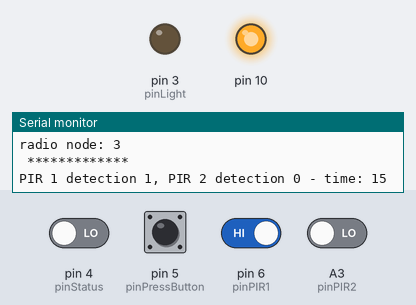
A sketch run on a simulated Arduino Nano, built with avr-gcc and run on an emulated ATmega328P. Parts: output pins drawn as LEDs (lit = HIGH), the last lines printed to the serial monitor. The test bench sets the inputs (shaded band); at power-on: pin 5 (pinPressButton), pin 6 (pinPIR1) HIGH, A3 (pinPIR2), pin 4 (pinStatus) LOW. No radio packets arrive unless stated.

Above: at 1.2 s.
1.3 s: A3 (pinPIR2) driven HIGH
At 2.5 s:
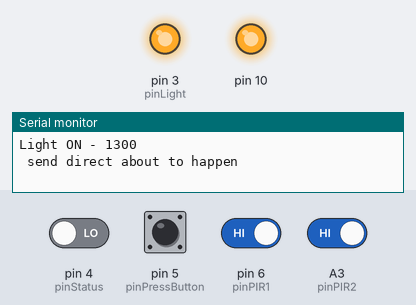
2.8 s: pin 5 (pinPressButton) pulled LOW for 0.15 s
At 3.6 s:
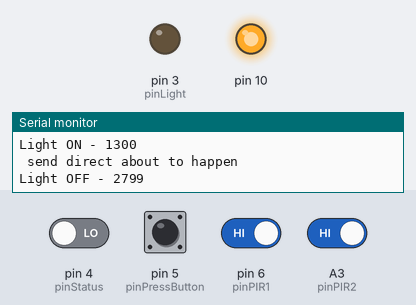
Timing chart, 0 to 5.8 s (numbered marks = the images above; inputs shaded):
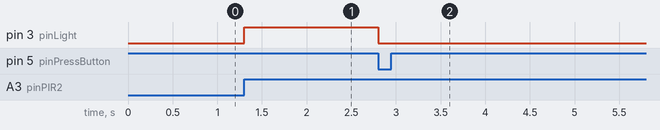

The sketch:

rf_pir_relays_switch.ino
```cpp
/*
 * Nano with external RF module, PIR sensor, switch bistable relays
 */

#include "networking.h"
#include <SPI.h>

// #########################################################

#define pinPIR1 6        // PIR pin connection
#define pinPIR2 A3       // PIR pin connection
#define pinLight 3       // light driver pin
#define pinStatus 4      // check relays position

#define pinPressButton 5 // light off button
//#define pinDetection 7   // light off button

unsigned long runningtime = 0;
unsigned long lighttime = 0;

void changelight(){
    digitalWrite(pinLight, HIGH);
    delay(500);
    digitalWrite(pinLight, LOW);
}

int statuslight(){
    return digitalRead(pinStatus);
}

void setLight(bool LightOn){
  int cursttat = statuslight();
  if (LightOn){
    digitalWrite(pinLight, HIGH);
    // if (cursttat == HIGH){
    //   changelight();
    //   delay(1000);
    // }
  }
  else {
    digitalWrite(pinLight, LOW);
    // if (cursttat == HIGH){
    //   changelight();
    //   delay(1000);
    // }
  }
  //return statuslight();
}

void switchlight(bool plightON, bool plightOFF){
  static int lightstatus = 0;
  if(plightON && plightOFF){
    if (lightstatus != 1) {
      Serial.println(F("ERROR: Light ON OFF"));
    }
    lightstatus = 1;
  }
  if(plightON){
    if (lightstatus != 2) {
      Serial.print(F("Light ON - "));
      setLight(true);
      lighttime = millis();
      Serial.println(lighttime);
    }
    lightstatus = 2;
  }
  if(plightOFF){
    if (lightstatus != 3) {
      Serial.print(F("Light OFF - "));
      setLight(false);
      Serial.println(millis());
    }
    lightstatus = 3;
  }
}

void setup() {
  Serial.begin(115200);
  Serial.println(F(" ***** <> *****"));
  Serial.print(__FILE__);
  Serial.print(F(", creation/build time: "));
  Serial.println(__TIMESTAMP__);
  Serial.flush();
  Serial.println(F(" *************>>"));

  pinMode(pinPIR1, INPUT);
  pinMode(pinPIR2, INPUT);
  pinMode(pinLight, OUTPUT);
  pinMode(pinPressButton, INPUT_PULLUP);

  SPI.begin();
  radio.begin();
  radio.setPALevel(RF24_PA_MIN, 0); // RF24_PA_MIN=-18dBm, RF24_PA_LOW=-12dBm, RF24_PA_MED=-6dBM, and RF24_PA_HIGH=0dBm.
  network.begin(radioChannel, this_node); // (channel, node address)
  radio.setDataRate(RF24_250KBPS); // (RF24_2MBPS);

  Serial.print(F("radio node: "));
  Serial.println(this_node);
  Serial.println(F(" *************"));
  Serial.flush();
  //if(!radio.testRPD()) // detect carrier?
  //radio.printDetails();
}

bool sendDirect = false;
unsigned int readaction = 0;
unsigned int writeaction = 0;
bool lightON = false;
bool lightOFF = false;
int pirstatus1 = LOW;
int rempirstatus1 = 2;
int pirstatus2 = LOW;
int rempirstatus2 = 2;


void loop() {

  network.update();

  runningtime = millis();
  if (lighttime > 0){
    if (runningtime - lighttime > 20000){ // 20 seconds
      lightON = false;
      lightOFF = true;
    }
  }

  if(sendDirect){
    Serial.println(F(" send direct about to happen"));
  }
  else {
    // Receive a message from base if available
    readaction = receiveRFnetwork();
    if(readaction > 0){
      if(rdata1 == 0x5aa55aa5){
        lightON = true;
        lightOFF = false;
      }
      if(rdata1 == 0x12345678){
        lightON = false;
        lightOFF = true;
      }
    }
  }

  // // Send to the base node every x seconds or immediate
  // writeaction = transmitRFnetwork(sendDirect);
  sendDirect = false;

  // if (writeaction > 10)
  // {
  //   sendDirect = false;
  //   delay(5000);
  // }

  pirstatus1 = digitalRead(pinPIR1);
  pirstatus2 = digitalRead(pinPIR2);
  if ((pirstatus1 != rempirstatus1)||(pirstatus2 != rempirstatus2)){
    rempirstatus1 = pirstatus1;
    rempirstatus2 = pirstatus2;

    Serial.print(F("PIR 1 detection "));
    Serial.print(pirstatus1);
    Serial.print(F(", PIR 2 detection "));
    Serial.print(pirstatus2);
    Serial.print(F(" - time: "));
    Serial.println(runningtime);
    if ((pirstatus1 == HIGH)&&(pirstatus2 == HIGH)){
      lightON = true;
      lightOFF = false;
      tdata1 = 0xff;
      sendDirect = true;
    }
  }

  if (digitalRead(pinPressButton) == LOW){ // no debounce necessary here
    lightON = false;
    lightOFF = true;
  }

  switchlight(lightON, lightOFF);

}
```

networking.h
```cpp
/*
 * RF24 networking 'library'
 */

#include "RF24Network.h"
#include "RF24.h"

//===== Radio =====//

const uint16_t this_node = 03; // Address of this node in Octal format (04, 031, etc.)
const uint16_t base_node = 00; // Address of the base node in Octal format

#define radioChannel 96

/**** Configure the nrf24l01 CE and CSN pins ****/
// for the NANO with onboard RF24 module:
// RF24 radio(10, 9); // nRF24L01 (CE, CSN)
// for the UNO/NANO with external RF24 module:
//RF24 radio(8, 7); // nRF24L01 (CE, CSN)

#define CE_PIN 8
#define CSN_PIN 7
RF24 radio(CE_PIN, CSN_PIN); // nRF24L01 (CE, CSN)
RF24Network network(radio); // Include the radio in the network

const uint16_t wrappingcounter = 255;

unsigned long const keywordval_02 = 0xcdabfedc;
unsigned long const keywordval_03 = 0xabcdfedc;

unsigned long updatecounter(unsigned long countval, unsigned long wrapping=wrappingcounter){
  // countval++;
  // if (countval > wrapping) countval = 1;
  countval >= wrapping ? countval=1 : countval++;
  return countval;
}

// max 32 bytes can be in the FIFO of the nRF24L01
// that means maximum 8 data items of unsigned long
struct network_payload {
  unsigned long keyword;
  unsigned long counter;
  unsigned long timing;
  unsigned long data1;
  unsigned long data2;
  unsigned long data3;
  unsigned long data4;
  unsigned long data5;
};

unsigned long rdata1 = 0;
unsigned long rdata2 = 0;
unsigned long rdata3 = 0;
unsigned long rdata4 = 0;
unsigned long rdata5 = 0;

unsigned long tdata1 = 0;
unsigned long tdata2 = 0;
unsigned long tdata3 = 0;
unsigned long tdata4 = 0;
unsigned long tdata5 = 0;

//===== Receiving =====//
unsigned int receiveRFnetwork(){
  static unsigned long receivingCounter = 0;
  static unsigned long receivedmsg = 0;
  unsigned int reaction = 0;

  while (network.available()){ // Is there any incoming data?
    RF24NetworkHeader header;
    network_payload incomingData;
    network.read(header, &incomingData, sizeof(incomingData)); // Read the incoming data
    Serial.print(F("received message, from_node: "));
    Serial.println(header.from_node);
    Serial.print(F("Keyword: 0x"));
    Serial.println(incomingData.keyword, HEX);

    if (header.from_node != base_node) {
      Serial.print(F("received unexpected message, from_node: "));
      Serial.println(header.from_node);
      break;
    }
    receivedmsg++;
    if (incomingData.keyword == keywordval_02){
      Serial.print(F("msg counter: "));
      Serial.print(incomingData.counter);
      Serial.print(F(", timing: "));
      Serial.println(incomingData.timing);

      rdata1 = incomingData.data1;
      rdata2 = incomingData.data2;
      rdata3 = incomingData.data3;
      rdata4 = incomingData.data4;
      rdata5 = incomingData.data5;
      reaction = 5;
    }
    else{
      Serial.print(F("Keyword failure: "));
      Serial.println(incomingData.keyword, HEX);
    }
  }
  return reaction;
}

//===== Sending =====//
unsigned int transmitRFnetwork(bool immediate){
  static unsigned long sendingTimer = 0;
  static unsigned long sendingCounter = 0;
  static unsigned long sendmsg = 0;
  unsigned int traction = 0;
  static bool radiocarrier = false;
  static int carriercount = 0;

  // Every x seconds...
  unsigned long currentmilli = millis();
  if(radio.testRPD()){
    if (!radiocarrier){
      Serial.print(F("Error time counting: "));
      Serial.println(carriercount);
      Serial.println(F("Radio carrier detected"));
    }
    radiocarrier = true;
    carriercount = 0;
    if((immediate)||(currentmilli - sendingTimer > 10000)){
      sendingTimer = currentmilli;
      sendingCounter = updatecounter(sendingCounter);
      RF24NetworkHeader headerb(base_node); // (Address where the data is going)
      network_payload outgoing = {keywordval_03, sendingCounter, currentmilli, tdata1, tdata2, tdata3, tdata4, tdata5};
      bool ok = network.write(headerb, &outgoing, sizeof(outgoing)); // Send the data
      if (!ok) {
        Serial.print(F("Retry sending message: "));
        Serial.println(sendingCounter);
        ok = network.write(headerb, &outgoing, sizeof(outgoing)); // retry once
      }
      if (ok) {
        sendmsg++;
        tdata1 = 0;
        tdata2 = 0;
        tdata3 = 0;
        tdata4 = 0;
        tdata5 = 0;
        traction = 0x1ff;
      }
      else{
        Serial.print(F("Error sending message: "));
        Serial.println(sendingCounter);
        traction = 3;
      }
    }
  }
  else {
    radiocarrier = false;
    if (carriercount < 5){
      Serial.println(F("No radio carrier detected, not able to send data"));
    }
    carriercount++;
    traction = 99;
  }
  return traction;
}
```

Measured:
- after the input at 1.3 s, pin 3 (pinLight): LOW → HIGH at once
- after the input at 2.8 s, pin 3 (pinLight): HIGH → LOW at once
